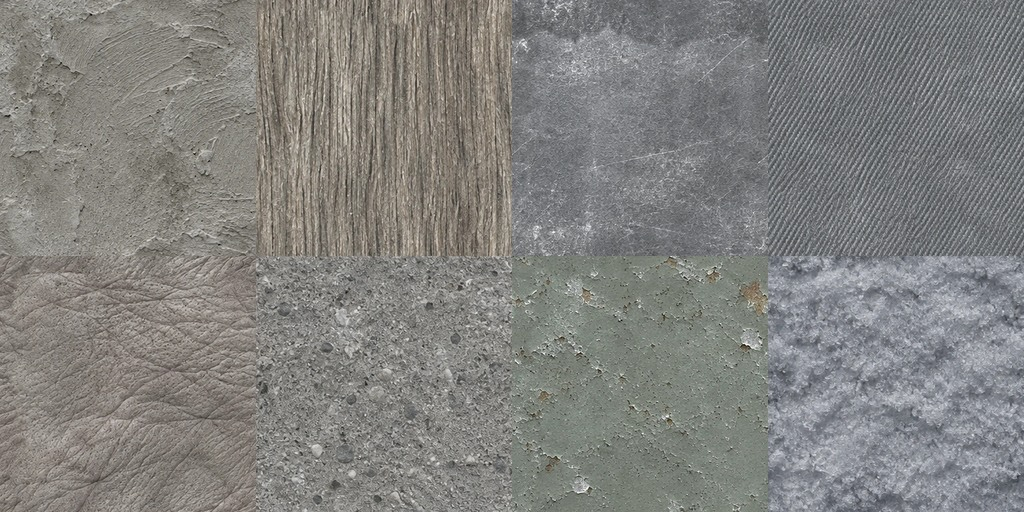
#> input picture tools/art/materials.jpg, 1024 x 512 px, given in place of michigan-patrol.ppm, which was not available
$ python recording-stills.py art
#> lines starting #> are read from the running program, lines starting #| are printed output that depends on the picture
"""Build a review sheet from the real Direct3D surface readbacks."""
import base64
import sys
from pathlib import Path
from PIL import Image, ImageDraw

proof = Path(sys.argv[1])
with Image.open(proof / "michigan-patrol.ppm") as cruiser:
#> cruiser is the input picture: PIL image 1024x512 RGB; mean R, G, B 130, 129.4, 126.8
    cruiser.save(proof / "FEVER-after-hours.jpg", quality=92, optimize=True)
rows = [("michigan-patrol", "lake-street"), ("louisiana-patrol", "alder-kitchen"), ("vermont-patrol", "north-spur"), ("photo", "training-annex")]
sheet = Image.new("RGB", (800, 4 * 244), "#111614")
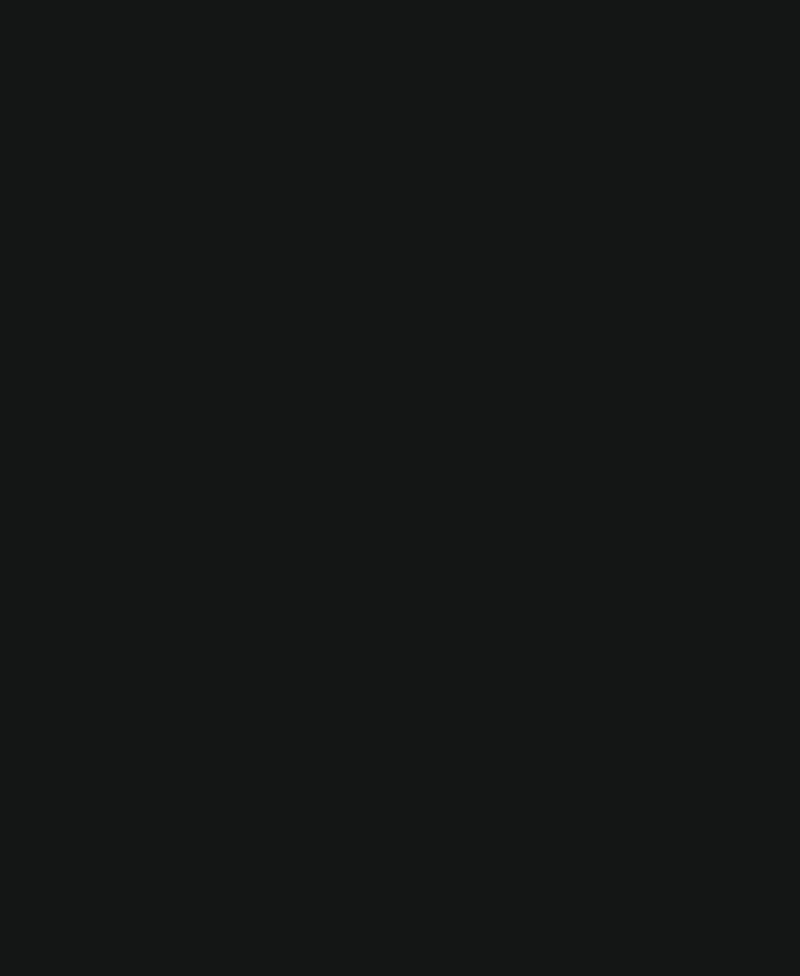
#> sheet: PIL image 800x976 RGB; mean R, G, B 17, 22, 20
draw = ImageDraw.Draw(sheet)
for y, row in enumerate(rows):
    for x, name in enumerate(row):
        with Image.open(proof / (name + ".ppm")) as original:
            tile = original.resize((400, 225), Image.Resampling.LANCZOS)
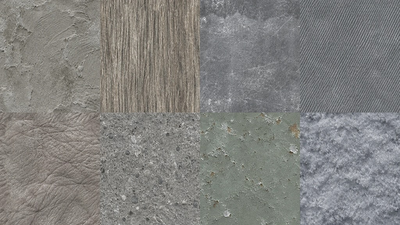
#> tile: PIL image 400x225 RGB; mean R, G, B 130, 129.4, 126.8
        sheet.paste(tile, (x*400, y*244))
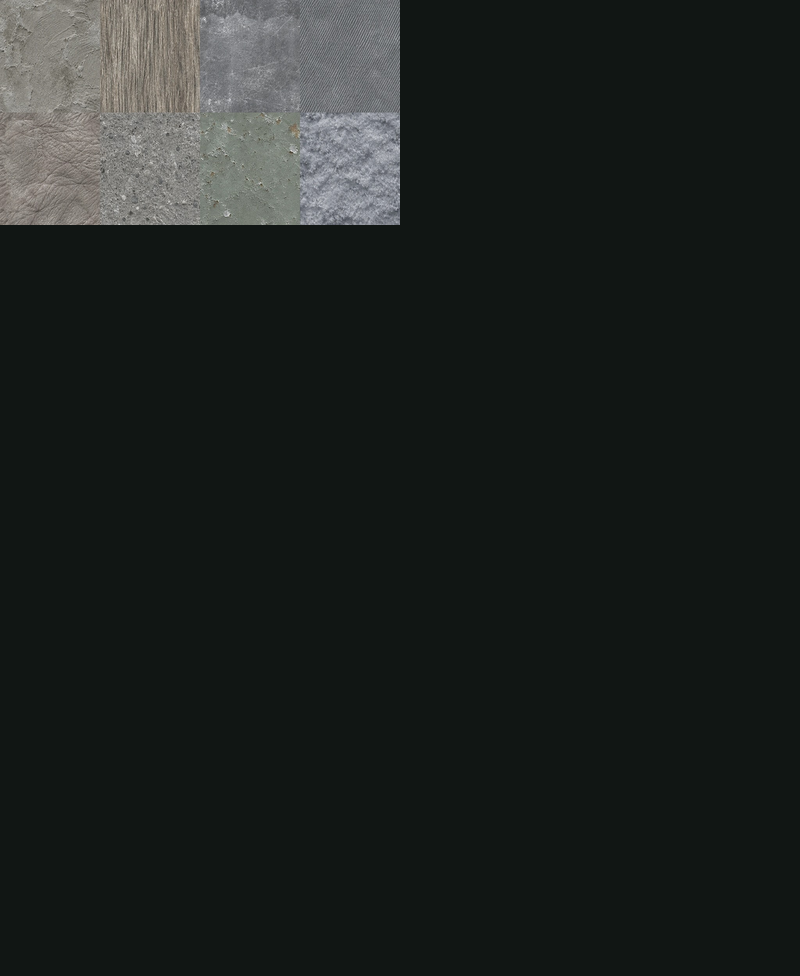
#> sheet: PIL image 800x976 RGB; mean R, G, B 30, 34.4, 32.3
#> (the run stopped early here; a loop or call above may not have finished)
